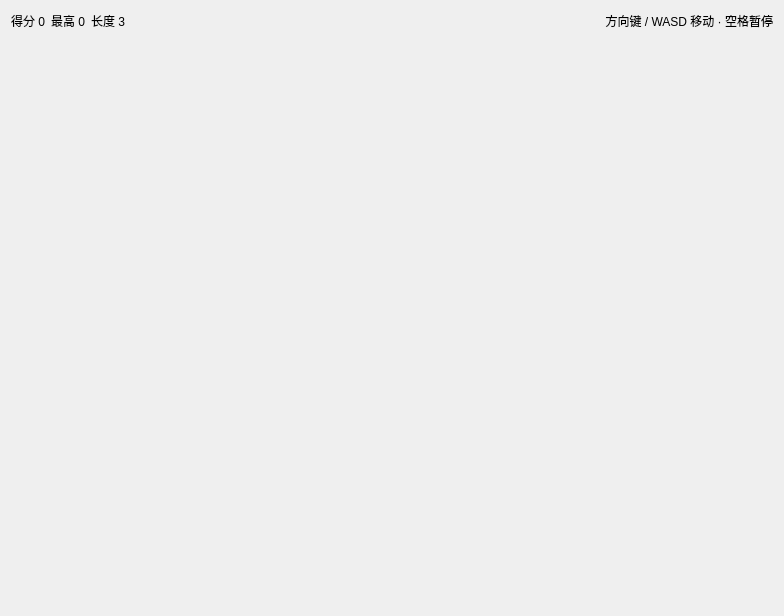
<?xml version="1.0" encoding="UTF-8"?>
<ui version="4.0">
 <class>SnakeWindows</class>
 <widget class="QWidget" name="SnakeWindows">
  <property name="geometry">
   <rect>
    <x>0</x>
    <y>0</y>
    <width>784</width>
    <height>616</height>
   </rect>
  </property>
  <layout class="QVBoxLayout" name="verticalLayout">
   <item>
    <layout class="QHBoxLayout" name="hudLayout">
     <item>
      <widget class="QLabel" name="scoreLabel">
       <property name="text">
        <string>得分 0</string>
       </property>
      </widget>
     </item>
     <item>
      <widget class="QLabel" name="highLabel">
       <property name="text">
        <string>最高 0</string>
       </property>
      </widget>
     </item>
     <item>
      <widget class="QLabel" name="lenLabel">
       <property name="text">
        <string>长度 3</string>
       </property>
      </widget>
     </item>
     <item>
      <spacer name="horizontalSpacer">
       <property name="orientation">
        <enum>Qt::Horizontal</enum>
       </property>
       <property name="sizeHint" stdset="0">
        <size>
         <width>40</width>
         <height>20</height>
        </size>
       </property>
      </spacer>
     </item>
     <item>
      <widget class="QLabel" name="hintLabel">
       <property name="text">
        <string>方向键 / WASD 移动 · 空格暂停</string>
       </property>
       <property name="alignment">
        <set>Qt::AlignRight|Qt::AlignVCenter</set>
       </property>
      </widget>
     </item>
    </layout>
   </item>
   <item>
    <spacer name="verticalSpacer">
     <property name="orientation">
      <enum>Qt::Vertical</enum>
     </property>
     <property name="sizeHint" stdset="0">
      <size>
       <width>20</width>
       <height>40</height>
      </size>
     </property>
    </spacer>
   </item>
  </layout>
 </widget>
 <resources/>
 <connections/>
</ui>
